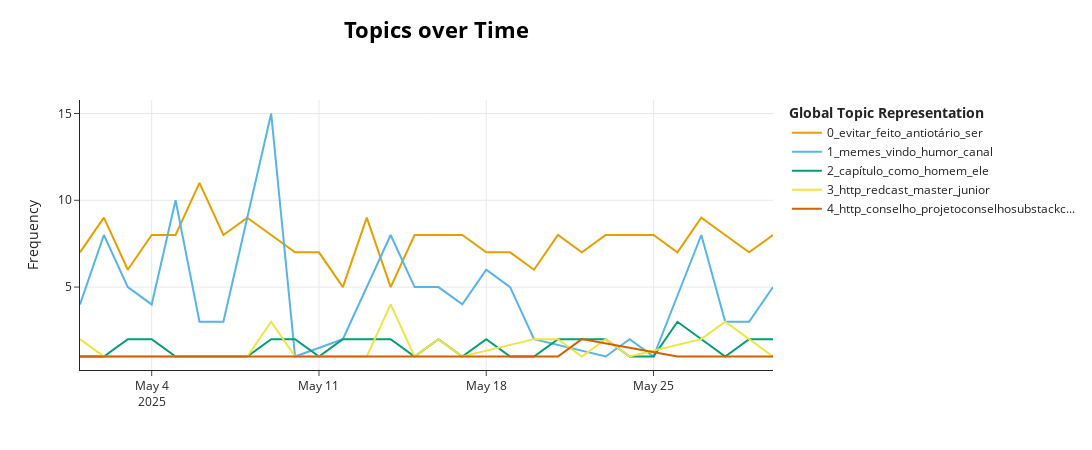

Notebook cell for this chart:
### Code cell
df['published_at'] = pd.to_datetime(df['published_at']).dt.tz_localize(None)

# Extrair apenas o DIA/MÊS/ANO (removendo horas, minutos, etc.)
df['date'] = df['published_at'].dt.date
# Garantir que as colunas 'date' estejam no tipo datetime.date
df['date'] = pd.to_datetime(df['date']).dt.date

timestamps = df['date'].to_list()

topics_over_time = topic_model.topics_over_time(sentences, timestamps=timestamps)

v_topics_over_time = topic_model.visualize_topics_over_time(topics_over_time, top_n_topics=6)
v_topics_over_time

### Figure 1 — Plotly figure (JSON) as saved in the notebook; plotly's stock layout.template omitted (floating-point values rounded to 4 significant figures)
{"data": [{"hoverinfo": "text", "hovertext": ["<b>Topic 0</b><br>Words: evitar, feito, antiotário, ser, redpillbrasil", "<b>Topic 0</b><br>Words: evitar, se, feito, antiotário, que", "<b>Topic 0</b><br>Words: evitar, feito, ser, antiotário, redpillbrasil", "<b>Topic 0</b><br>Words: evitar, antiotário, ser, feito, curso", "<b>Topic 0</b><br>Words: evitar, feito, antiotário, ser, redpillbrasil", "<b>Topic 0</b><br>Words: curso, evitar, antiotário, feito, ser", "<b>Topic 0</b><br>Words: evitar, feito, antiotário, ser, se", "<b>Topic 0</b><br>Words: evitar, antiotário, feito, que, curso", "<b>Topic 0</b><br>Words: evitar, ser, feito, antiotário, redpillbrasil", "<b>Topic 0</b><br>Words: evitar, feito, ser, antiotário, redpillbrasil", "<b>Topic 0</b><br>Words: evitar, feito, antiotário, ser, se", "<b>Topic 0</b><br>Words: evitar, ser, antiotário, feito, redpillbrasil", "<b>Topic 0</b><br>Words: evitar, feito, antiotário, ser, redpillbrasil", "<b>Topic 0</b><br>Words: evitar, ser, feito, antiotário, redpillbrasil", "<b>Topic 0</b><br>Words: curso, evitar, antiotário, feito, ser", "<b>Topic 0</b><br>Words: evitar, feito, antiotário, ser, redpillbrasil", "<b>Topic 0</b><br>Words: feito, evitar, que, redpillbrasil, antiotário", "<b>Topic 0</b><br>Words: evitar, feito, ser, antiotário, redpillbrasil", "<b>Topic 0</b><br>Words: evitar, feito, redpillbrasil, antiotário, ser", "<b>Topic 0</b><br>Words: evitar, feito, ser, antiotário, redpillbrasil", "<b>Topic 0</b><br>Words: evitar, feito, antiotário, ser, redpillbrasil", "<b>Topic 0</b><br>Words: evitar, feito, antiotário, ser, redpillbrasil", "<b>Topic 0</b><br>Words: evitar, redpillbrasil, feito, antiotário, ser", "<b>Topic 0</b><br>Words: evitar, feito, antiotário, ser, redpillbrasil", "<b>Topic 0</b><br>Words: curso, evitar, antiotário, feito, ser", "<b>Topic 0</b><br>Words: evitar, feito, antiotário, ser, redpillbrasil", "<b>Topic 0</b><br>Words: evitar, feito, ser, antiotário, ciladas", "<b>Topic 0</b><br>Words: evitar, feito, antiotário, ser, redpillbrasil", "<b>Topic 0</b><br>Words: curso, evitar, antiotário, feito, ser", "<b>Topic 0</b><br>Words: evitar, feito, antiotário, ser, se"], "marker": {"color": "#E69F00"}, "mode": "lines", "name": "0_evitar_feito_antiotário_ser", "type": "scatter", "x": ["2025-05-01", "2025-05-02", "2025-05-03", "2025-05-04", "2025-05-05", "2025-05-06", "2025-05-07", "2025-05-08", "2025-05-09", "2025-05-10", "2025-05-11", "2025-05-12", "2025-05-13", "2025-05-14", "2025-05-15", "2025-05-16", "2025-05-17", "2025-05-18", "2025-05-19", "2025-05-20", "2025-05-21", "2025-05-22", "2025-05-23", "2025-05-24", "2025-05-25", "2025-05-26", "2025-05-27", "2025-05-28", "2025-05-29", "2025-05-30"], "y": [7, 9, 6, 8, 8, 11, 8, 9, 8, 7, 7, 5, 9, 5, 8, 8, 8, 7, 7, 6, 8, 7, 8, 8, 8, 7, 9, 8, 7, 8]}, {"hoverinfo": "text", "hovertext": ["<b>Topic 1</b><br>Words: memes, vindo, humor, canal, não", "<b>Topic 1</b><br>Words: velho, memes, mais, vindo, humor", "<b>Topic 1</b><br>Words: memes, vindo, humor, canal, não", "<b>Topic 1</b><br>Words: não, canal, bem, memes, que", "<b>Topic 1</b><br>Words: não, memes, vindo, humor, canal", "<b>Topic 1</b><br>Words: memes, humor, vindo, canal, comedia", "<b>Topic 1</b><br>Words: memes, não, vindo, canal, bem", "<b>Topic 1</b><br>Words: memes, vindo, humor, canal, não", "<b>Topic 1</b><br>Words: não, que, um, memes, para", "<b>Topic 1</b><br>Words: casado, insistir, relaciomento, preciso, memes", "<b>Topic 1</b><br>Words: memes, vindo, humor, canal, para", "<b>Topic 1</b><br>Words: paga, marido, memes, relação, vindo", "<b>Topic 1</b><br>Words: memes, vindo, humor, não, canal", "<b>Topic 1</b><br>Words: memes, vindo, humor, video, vamos", "<b>Topic 1</b><br>Words: amante, marido, memes, vindo, humor", "<b>Topic 1</b><br>Words: memes, vindo, humor, video, vamos", "<b>Topic 1</b><br>Words: vejam, memes, vindo, humor, canal", "<b>Topic 1</b><br>Words: aqueles, muitos, vídeos, que, infantilidade", "<b>Topic 1</b><br>Words: lebre, gato, estavá, provar, gravando", "<b>Topic 1</b><br>Words: surpresa, guerra, teve, volta, vídeomiqueinha", "<b>Topic 1</b><br>Words: memes, vindo, humor, canal, não", "<b>Topic 1</b><br>Words: memes, sofrendo, humor, não, vindo", "<b>Topic 1</b><br>Words: memes, vindo, humor, canal, não", "<b>Topic 1</b><br>Words: não, memes, vindo, canal, esposa"], "marker": {"color": "#56B4E9"}, "mode": "lines", "name": "1_memes_vindo_humor_canal", "type": "scatter", "x": ["2025-05-01", "2025-05-02", "2025-05-03", "2025-05-04", "2025-05-05", "2025-05-06", "2025-05-07", "2025-05-09", "2025-05-10", "2025-05-12", "2025-05-14", "2025-05-15", "2025-05-16", "2025-05-17", "2025-05-18", "2025-05-19", "2025-05-20", "2025-05-23", "2025-05-24", "2025-05-25", "2025-05-27", "2025-05-28", "2025-05-29", "2025-05-30"], "y": [4, 8, 5, 4, 10, 3, 3, 15, 1, 2, 8, 5, 5, 4, 6, 5, 2, 1, 2, 1, 8, 3, 3, 5]}, {"hoverinfo": "text", "hovertext": ["<b>Topic 2</b><br>Words: capítulo, feminina, homem, que, emocional", "<b>Topic 2</b><br>Words: págs, obra, capítulo, homem, apaixonado", "<b>Topic 2</b><br>Words: capítulo, ele, como, feminina, páginas", "<b>Topic 2</b><br>Words: obra, capítulo, homem, ele, páginas", "<b>Topic 2</b><br>Words: frases, whatsapp, sedução, capítulo, como", "<b>Topic 2</b><br>Words: saudade, ele, sinai, obra, como", "<b>Topic 2</b><br>Words: ele, sinai, emocional, obra, como", "<b>Topic 2</b><br>Words: capítulo, ele, como, homem, que", "<b>Topic 2</b><br>Words: emocional, como, capítulo, sedução, homem", "<b>Topic 2</b><br>Words: obra, capítulo, feminina, red, pill", "<b>Topic 2</b><br>Words: obra, ele, homem, masculino, capítulo", "<b>Topic 2</b><br>Words: capítulo, obra, como, emocional, feminina", "<b>Topic 2</b><br>Words: homem, ele, capítulo, emocional, como", "<b>Topic 2</b><br>Words: capítulo, páginas, silêncio, homem, feminino", "<b>Topic 2</b><br>Words: obra, citação, capítulo, como, red", "<b>Topic 2</b><br>Words: obra, capítulo, emocional, como, feminino", "<b>Topic 2</b><br>Words: capítulo, ele, red, homem, como", "<b>Topic 2</b><br>Words: emocional, capítulo, páginas, erro, como", "<b>Topic 2</b><br>Words: toque, obra, capítulo, red, pill", "<b>Topic 2</b><br>Words: como, ele, homem, obra, capítulo", "<b>Topic 2</b><br>Words: como, obra, capítulo, perguntas, emocional", "<b>Topic 2</b><br>Words: obra, capítulo, emocional, páginas, ele", "<b>Topic 2</b><br>Words: amor, sinai, ele, homem, como", "<b>Topic 2</b><br>Words: sumir, como, que, funciona, capítulo", "<b>Topic 2</b><br>Words: capítulo, ele, como, emocional, homem", "<b>Topic 2</b><br>Words: capítulo, páginas, homem, feminina, red", "<b>Topic 2</b><br>Words: frieza, capítulo, feminina, como, da", "<b>Topic 2</b><br>Words: homem, masculina, elogios, como, emocionalmente", "<b>Topic 2</b><br>Words: capítulo, mensagens, emocional, ele, como"], "marker": {"color": "#009E73"}, "mode": "lines", "name": "2_capítulo_como_homem_ele", "type": "scatter", "x": ["2025-05-01", "2025-05-02", "2025-05-03", "2025-05-04", "2025-05-05", "2025-05-06", "2025-05-08", "2025-05-09", "2025-05-10", "2025-05-11", "2025-05-12", "2025-05-13", "2025-05-14", "2025-05-15", "2025-05-16", "2025-05-17", "2025-05-18", "2025-05-19", "2025-05-20", "2025-05-21", "2025-05-22", "2025-05-23", "2025-05-24", "2025-05-25", "2025-05-26", "2025-05-27", "2025-05-28", "2025-05-29", "2025-05-30"], "y": [1, 1, 2, 2, 1, 1, 1, 2, 2, 1, 2, 2, 2, 1, 2, 1, 2, 1, 1, 2, 2, 2, 1, 1, 3, 2, 1, 2, 2]}, {"hoverinfo": "text", "hovertext": ["<b>Topic 3</b><br>Words: http, redcast, master, junior, instagram", "<b>Topic 3</b><br>Words: http, redcast, master, junior, erros", "<b>Topic 3</b><br>Words: http, redcast, master, junior, instagram", "<b>Topic 3</b><br>Words: http, redcast, master, junior, instagram", "<b>Topic 3</b><br>Words: http, redcast, master, junior, instagram", "<b>Topic 3</b><br>Words: http, redcast, master, junior, instagram", "<b>Topic 3</b><br>Words: http, redcast, master, junior, instagram", "<b>Topic 3</b><br>Words: http, redcast, master, junior, instagram", "<b>Topic 3</b><br>Words: http, redcast, master, junior, instagram", "<b>Topic 3</b><br>Words: redcast, http, master, junior, instagram", "<b>Topic 3</b><br>Words: http, redcast, master, junior, instagram", "<b>Topic 3</b><br>Words: http, redcast, master, instagram, junior", "<b>Topic 3</b><br>Words: http, redcast, master, junior, instagram", "<b>Topic 3</b><br>Words: http, redcast, master, junior, instagram", "<b>Topic 3</b><br>Words: http, redcast, master, junior, instagram", "<b>Topic 3</b><br>Words: http, redcast, master, junior, instagram", "<b>Topic 3</b><br>Words: http, redcast, master, junior, instagram", "<b>Topic 3</b><br>Words: http, redcast, master, junior, instagram", "<b>Topic 3</b><br>Words: http, redcast, master, junior, instagram", "<b>Topic 3</b><br>Words: http, redcast, master, junior, instagram", "<b>Topic 3</b><br>Words: http, redcast, master, junior, instagram", "<b>Topic 3</b><br>Words: http, redcast, master, junior, instagram", "<b>Topic 3</b><br>Words: http, redcast, master, junior, instagram"], "marker": {"color": "#F0E442"}, "mode": "lines", "name": "3_http_redcast_master_junior", "type": "scatter", "x": ["2025-05-01", "2025-05-02", "2025-05-03", "2025-05-04", "2025-05-07", "2025-05-08", "2025-05-09", "2025-05-10", "2025-05-12", "2025-05-13", "2025-05-14", "2025-05-15", "2025-05-16", "2025-05-17", "2025-05-20", "2025-05-21", "2025-05-22", "2025-05-23", "2025-05-24", "2025-05-27", "2025-05-28", "2025-05-29", "2025-05-30"], "y": [2, 1, 1, 1, 1, 1, 3, 1, 1, 1, 4, 1, 2, 1, 2, 2, 1, 2, 1, 2, 3, 2, 1]}, {"hoverinfo": "text", "hovertext": ["<b>Topic 4</b><br>Words: http, conselho, peso, introspectivos, projetoconselhosubstackcom", "<b>Topic 4</b><br>Words: http, conselho, wwwinstagramcomoricardothome, distorcendo, régua", "<b>Topic 4</b><br>Words: http, hobby, conselho, que, projetoconselhosubstackcom", "<b>Topic 4</b><br>Words: http, conselho, coach, wwwinstagramcomoricardothome, que", "<b>Topic 4</b><br>Words: http, sobra, beta, conselho, para", "<b>Topic 4</b><br>Words: http, conselho, wwwinstagramcomoricardothome, assédio, projetoconselhosubstackcom", "<b>Topic 4</b><br>Words: http, conselho, wwwinstagramcomoricardothome, policial, suposto", "<b>Topic 4</b><br>Words: http, conselho, héteros, wwwinstagramcomoricardothome, projetoconselhosubstackcom", "<b>Topic 4</b><br>Words: http, conselho, wwwinstagramcomoricardothome, descobriu, aposentar", "<b>Topic 4</b><br>Words: http, conselho, projetoconselhosubstackcom, entre, homens", "<b>Topic 4</b><br>Words: http, conselho, wwwinstagramcomoricardothome, triste, viciada", "<b>Topic 4</b><br>Words: http, conselho, wwwinstagramcomoricardothome, fe, franco", "<b>Topic 4</b><br>Words: http, conselho, últimos, projetoconselhosubstackcom, amzntopgtm", "<b>Topic 4</b><br>Words: http, conselho, queda, testosterona, projetoconselhosubstackcom", "<b>Topic 4</b><br>Words: http, conselho, wwwinstagramcomoricardothome, dívidas, vício", "<b>Topic 4</b><br>Words: http, conselho, wwwinstagramcomoricardothome, projetoconselhosubstackcom, inglês", "<b>Topic 4</b><br>Words: http, conselho, wwwinstagramcomoricardothome, tentou, sinceridade", "<b>Topic 4</b><br>Words: http, conselho, fatura, cartão, wwwinstagramcomoricardothome", "<b>Topic 4</b><br>Words: http, conselho, virgínia, cadastrese, traga", "<b>Topic 4</b><br>Words: http, conselho, wwwinstagramcomoricardothome, usa, controlar", "<b>Topic 4</b><br>Words: http, conselho, preferindo, wwwinstagramcomoricardothome, projetoconselhosubstackcom"], "marker": {"color": "#D55E00"}, "mode": "lines", "name": "4_http_conselho_projetoconselhosubstackc...", "type": "scatter", "x": ["2025-05-01", "2025-05-02", "2025-05-05", "2025-05-06", "2025-05-07", "2025-05-08", "2025-05-09", "2025-05-12", "2025-05-13", "2025-05-14", "2025-05-15", "2025-05-16", "2025-05-18", "2025-05-20", "2025-05-21", "2025-05-22", "2025-05-26", "2025-05-27", "2025-05-28", "2025-05-29", "2025-05-30"], "y": [1, 1, 1, 1, 1, 1, 1, 1, 1, 1, 1, 1, 1, 1, 1, 2, 1, 1, 1, 1, 1]}], "layout": {"height": 450, "hoverlabel": {"bgcolor": "white", "font": {"family": "Rockwell", "size": 16}}, "legend": {"title": {"text": "<b>Global Topic Representation"}}, "title": {"font": {"color": "Black", "size": 22}, "text": "<b>Topics over Time</b>", "x": 0.4, "xanchor": "center", "y": 0.95, "yanchor": "top"}, "width": 1250, "xaxis": {"showgrid": true}, "yaxis": {"showgrid": true, "title": {"text": "Frequency"}}}}
